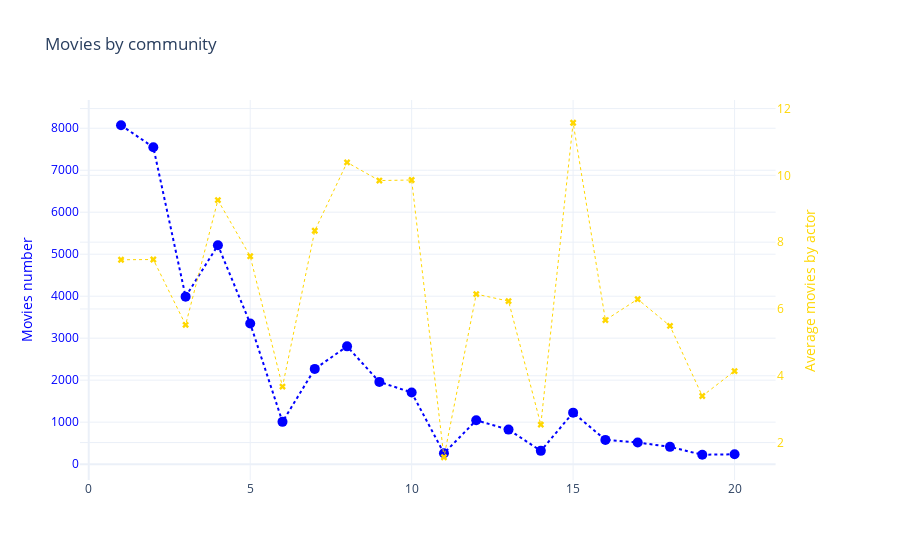

Notebook code cell kept with this figure:
### Code cell
abs_trace = go.Scatter(mode="lines+markers", x=[*range(1,21)],y=nb_movie,marker = {'size':10,'color':'blue'},line={'width':2,'dash':'dot'})
ratio_trace = go.Scatter(mode="lines+markers", x=[*range(1,21)],y=[i / j for i, j in zip(nb_movie, nb_actors_20)], 
                        marker = {'size':6,'color':'gold','symbol':'x'},line={'width':1,'dash':'dot'})

fig = make_subplots(specs=[[{"secondary_y": True}]])

fig.add_trace(ratio_trace,secondary_y= True)
fig.add_trace(abs_trace)

fig.update_layout( title_text="Movies by community",template = 'plotly_white')
fig.update_layout(yaxis=dict(title="Movies number", titlefont=dict(color="blue"), tickfont=dict(color="blue")),
                    yaxis2=dict(title="Average movies by actor",overlaying="y", side="right", titlefont=dict(color="gold"),position=0.15,tickfont=dict(color="gold")),
                    showlegend = False)

fig.show()
fig.write_html('C:/Users/Public/ADA2022/weloic.github.io/_includes/movies_community_scatter.html')

### Figure 1 — Plotly figure (JSON) as saved in the notebook; plotly's stock layout.template omitted (floating-point values rounded to 4 significant figures)
{"data": [{"line": {"dash": "dot", "width": 1}, "marker": {"color": "gold", "size": 6, "symbol": "x"}, "mode": "lines+markers", "type": "scatter", "x": [1, 2, 3, 4, 5, 6, 7, 8, 9, 10, 11, 12, 13, 14, 15, 16, 17, 18, 19, 20], "xaxis": "x", "y": [7.473, 7.481, 5.525, 9.259, 7.579, 3.675, 8.342, 10.39, 9.844, 9.861, 1.56, 6.444, 6.235, 2.536, 11.58, 5.667, 6.293, 5.493, 3.394, 4.14], "yaxis": "y2"}, {"line": {"dash": "dot", "width": 2}, "marker": {"color": "blue", "size": 10}, "mode": "lines+markers", "type": "scatter", "x": [1, 2, 3, 4, 5, 6, 7, 8, 9, 10, 11, 12, 13, 14, 15, 16, 17, 18, 19, 20], "y": [8071, 7548, 3989, 5213, 3350, 1007, 2269, 2805, 1959, 1706, 259, 1044, 823, 317, 1227, 578, 516, 412, 224, 236]}], "layout": {"showlegend": false, "title": {"text": "Movies by community"}, "xaxis": {"anchor": "y", "domain": [0, 0.94]}, "yaxis": {"anchor": "x", "domain": [0, 1], "tickfont": {"color": "blue"}, "title": {"font": {"color": "blue"}, "text": "Movies number"}}, "yaxis2": {"anchor": "x", "overlaying": "y", "position": 0.15, "side": "right", "tickfont": {"color": "gold"}, "title": {"font": {"color": "gold"}, "text": "Average movies by actor"}}}}
